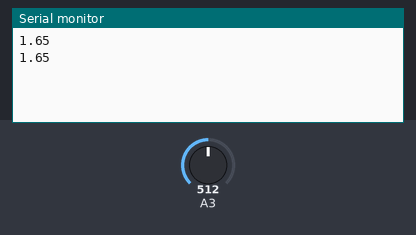
A sketch run on a simulated Arduino Uno, built with avr-gcc and run on an emulated ATmega328P. On the bench: the last lines printed to the serial monitor. The test bench sets the inputs (shaded band); at power-on: A3 = 512.

Above: at 1.8 s.
1.9 s: A3 set to 716
At 2.8 s:
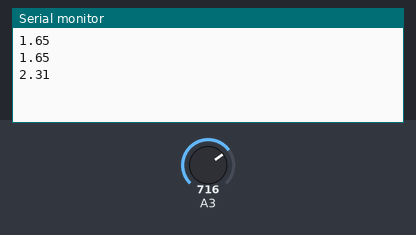
3.4 s: A3 set to 900
At 4.8 s:
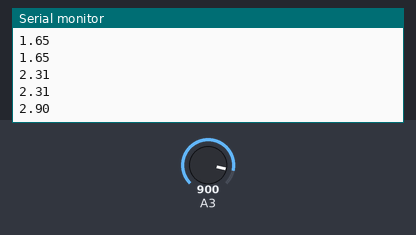
Timing chart, 0 to 6.4 s (numbered marks = the images above; inputs shaded):
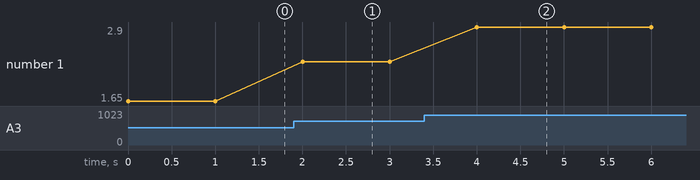

The sketch:

sketch_nov15a.ino
```cpp
void setup() {
  // put your setup code here, to run once:
  Serial.begin(9600);
}

void loop() {
  // put your main code here, to run repeatedly:
  float s = analogRead(A3);
  float vo = s * (3.3 / 1024.0);
  Serial.println(vo);
  delay(1000);

}
```

Measured:
- after the input at 1.9 s, the serial monitor: prints a new line after 0.10 s (image 1)
- after the input at 3.4 s, the serial monitor: prints a new line after 0.60 s (image 2)
- plotted number 1: 1.65 → 2.31 after the input at 1.9 s, 2.31 → 2.9 after the input at 3.4 s
